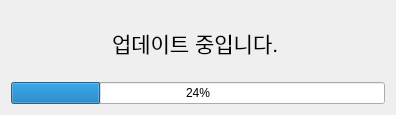
<?xml version="1.0" encoding="UTF-8"?>
<ui version="4.0">
 <class>update_dialog</class>
 <widget class="QDialog" name="update_dialog">
  <property name="geometry">
   <rect>
    <x>0</x>
    <y>0</y>
    <width>396</width>
    <height>115</height>
   </rect>
  </property>
  <property name="windowTitle">
   <string>Dialog</string>
  </property>
  <property name="styleSheet">
   <string notr="true"/>
  </property>
  <layout class="QGridLayout" name="gridLayout">
   <item row="0" column="0">
    <layout class="QVBoxLayout" name="verticalLayout">
     <item>
      <widget class="QLabel" name="update_label">
       <property name="maximumSize">
        <size>
         <width>16777215</width>
         <height>100</height>
        </size>
       </property>
       <property name="font">
        <font>
         <pointsize>16</pointsize>
        </font>
       </property>
       <property name="styleSheet">
        <string notr="true"/>
       </property>
       <property name="text">
        <string>&lt;html&gt;&lt;head/&gt;&lt;body&gt;&lt;p&gt;업데이트 중입니다. &lt;/p&gt;&lt;/body&gt;&lt;/html&gt;</string>
       </property>
       <property name="alignment">
        <set>Qt::AlignCenter</set>
       </property>
      </widget>
     </item>
     <item>
      <widget class="QProgressBar" name="progress_bar">
       <property name="value">
        <number>24</number>
       </property>
      </widget>
     </item>
    </layout>
   </item>
  </layout>
 </widget>
 <resources/>
 <connections/>
</ui>
